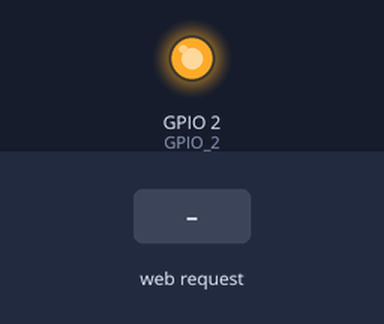
Simulated run of this sketch. Board: ESP8266 (NodeMCU). Shown: output pins drawn as LEDs (lit = HIGH). Inputs (shaded band) come from the test bench.

Above: at 1.2 s.
1.3 s: HTTP request GET /relay_ON received
At 1.8 s:
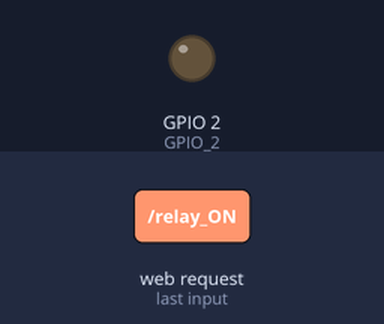
2.8 s: HTTP request GET /relay_OFF received
At 4.2 s:
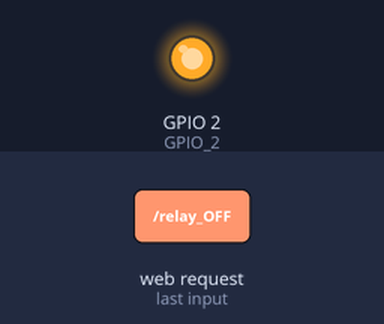
Timing chart, 0 to 5.8 s (numbered marks = the images above; inputs shaded):
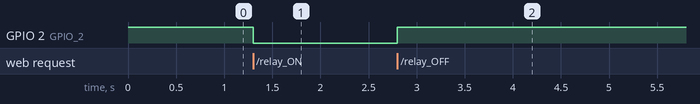

The sketch:

sketch_nov27b.ino
```cpp
// Wi-Fi розетка на ESP8266
#include <ESP8266WiFi.h>
#include "./DNSServer.h"
#include <ESP8266WebServer.h>
const byte        DNS_PORT = 53;          // ДНС порт
IPAddress         apIP(10, 10, 10, 1);    // сервер сети
DNSServer         dnsServer;              // объект DNS сервера
ESP8266WebServer  webServer(80);          // объект веб-сервера
int GPIO_2 = 2; //Pin defanition - Relay will be connected to GPIO-0
/*START OF HMTL CODE*/
String style_detials =  //эта строка задает атрибуты веб-страницы
   "<style type=\"text/css\">"
   " body{"
    "  background-color: #a69695;"
    "}"
    "button{"
     " display: inline-block;"
    "}"
    "#buttons{"
     " text-align: center;"
    "}"
    ".controllButtons{"
     " margin-top: 15px;"
      "margin-left: 5px;"
      "background-color: white;"
      "padding: 10px;"
      "border:1px solid black;"
      "border-radius: 10px;"
      "cursor: pointer;"
      "font-size: 14px;"
    "}"
    ".controllButtons:hover{"
     " background-color: orange;"
      "padding: 10px;"
      "border:1px solid black;"
      "border-radius: 10px;"
      "cursor: pointer;"
      "font-size: 14px;"
    "}"
    "@media only screen and (max-width: 700px) {"
     " button{"
      "  display: block;"
      "}"
      "#buttons{"
       " margin-top: 10%;"
        "margin-left: 35%;"
      "}"
       " .controllButtons{"
        "  margin-top: 15px;"
        "margin-left: 5px;"
        "background-color: white;"
        "padding: 15px;"
        "border:1px solid black;"
        "border-radius: 10px;"
        "cursor: pointer;"
        "font-size: 16px;"
      "}"
      ".controllButtons:hover{"
       " background-color: orange;"
        "padding: 15px;"
        "border:1px solid black;"
        "border-radius: 10px;"
        "cursor: pointer;"
        "font-size: 16px;"
      "}"
    "}"
  "</style>";
String Home_Screen = "" //Page 1 - код домашнего экрана
                      "<!DOCTYPE html><html>"
                      "<head><meta name=\"viewport\" content=\"width=device-width, initial-scale=1\">"
                      + style_detials +
                      "<div id=\"buttons\">"
                      "<a style=\"text-decoration:none;\" href=\"relay_ON\"> <button id=\"switchLight1\" class=\"controllButtons\">Turn ON</button> </a>"
                      "<a style=\"text-decoration:none;\" href=\"relay_OFF\"><button id=\"switchLight2\" class=\"controllButtons\">Turn OFF</button>  </a>"
                      "</div>"
                      "<body><h1>Welcome - CircuitDigest</h1>"
                      "</body></html>";
String ON_Screen = "" //Page 2 - код экрана включения
                      "<!DOCTYPE html><html>"
                      "<head><meta name=\"viewport\" content=\"width=device-width, initial-scale=1\">"
                      + style_detials +
                      "<div id=\"buttons\">"
                      "<a style=\"text-decoration:none;\" href=\"relay_ON\"> <button id=\"switchLight1\" class=\"controllButtons\">Turn ON</button> </a>"
                      "<a style=\"text-decoration:none;\" href=\"relay_OFF\"><button id=\"switchLight2\" class=\"controllButtons\">Turn OFF</button>  </a>"
                      "</div>"
                      "<body><h1>Smart Plug - Turned ON</h1>"
                      "</body></html>";
String OFF_Screen = "" //Page 3 - код экрана выключения
                      "<!DOCTYPE html><html>"
                      "<head><meta name=\"viewport\" content=\"width=device-width, initial-scale=1\">"
                      + style_detials +
                      "<div id=\"buttons\">"
                      "<a style=\"text-decoration:none;\" href=\"relay_ON\"> <button id=\"switchLight1\" class=\"controllButtons\">Turn ON</button> </a>"
                      "<a style=\"text-decoration:none;\" href=\"relay_OFF\"><button id=\"switchLight2\" class=\"controllButtons\">Turn OFF</button>  </a>"
                      "</div>"
                      "<body><h1>Smart Plug - Turned OFF</h1>"
                      "</body></html>";

/*END OF HMTL CODE*/

void setup() {
 pinMode(LED_BUILTIN, OUTPUT); //LED pin выходит
 pinMode(GPIO_2, OUTPUT); //GPIO pin выходит за Relay
 digitalWrite(GPIO_2, HIGH); // исходное состояние Relay при включении добавленное

  WiFi.mode(WIFI_AP); //устанавливаем модуль ESP в режим точки доступа
  WiFi.softAPConfig(apIP, apIP, IPAddress(255, 255, 255, 0));
  WiFi.softAP("ESP_Smart_Plug"); // имя нашей точки доступа
  dnsServer.start(DNS_PORT, "*", apIP);
  webServer.onNotFound([]() {
    webServer.sendHeader("Location", String("http://www.circuitdigest-automation.com/home.html"), true); //Открытие домашней страницы
    webServer.send ( 302, "text/plain", "");
  });

  webServer.on("/home.html", []() {
    webServer.send(200, "text/html", Home_Screen);
  });
//Экран ON
  webServer.on("/relay_ON", [](){ //If turn on Button is pressed
       digitalWrite(LED_BUILTIN, LOW); //Turn off LED
       digitalWrite(GPIO_2, LOW); // включить Relay изменил выход на плате D4
       webServer.send(200, "text/html", ON_Screen); //Display this screen
  });
//Экран OFF
  webServer.on("/relay_OFF", [](){ //If turn off Button is pressed
       digitalWrite(LED_BUILTIN, HIGH); //Turn on LED
       digitalWrite(GPIO_2, HIGH); //выключить реле Relay
       webServer.send(200, "text/html", OFF_Screen); //Display this screen
  });

  // Добавить кнопки в случае необходимости
  webServer.begin();
}
void loop() {
  dnsServer.processNextRequest();
  webServer.handleClient();
}
```

Measured:
- after the input at 1.3 s, GPIO 2 (GPIO_2): HIGH → LOW at once
- after the input at 2.8 s, GPIO 2 (GPIO_2): LOW → HIGH at once
